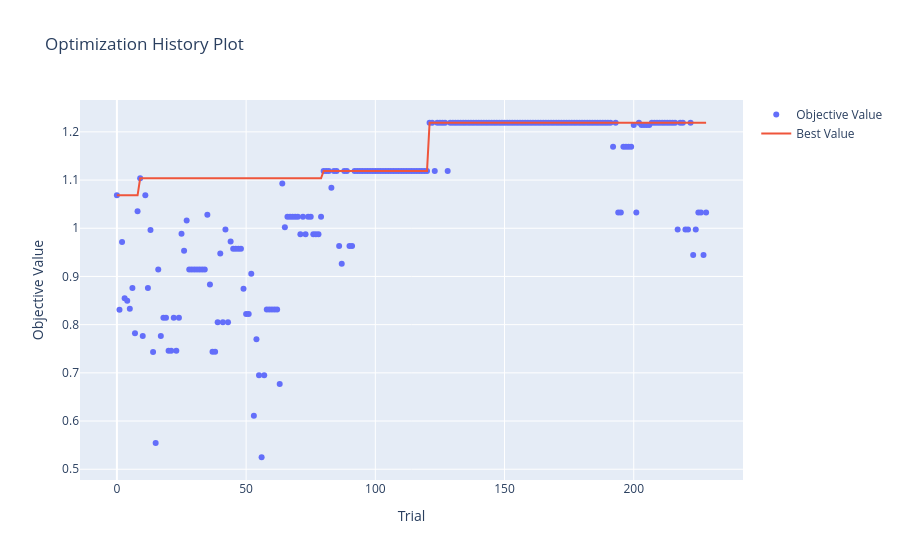

Notebook cell for this chart:
### Markdown cell above
**可视化**

### Code cell
optuna.visualization.plot_optimization_history(study).show()

### Figure 1 — Plotly figure (JSON) as saved in the notebook; plotly's stock layout.template omitted (floating-point values rounded to 4 significant figures; data arrays with more than 128 entries replaced by an {"elided": "..."} marker saying what was removed)
{"data": [{"mode": "markers", "name": "Objective Value", "type": "scatter", "x": {"elided": "229 int values"}, "y": {"elided": "229 float values"}}, {"mode": "lines", "name": "Best Value", "type": "scatter", "x": {"elided": "229 int values"}, "y": {"elided": "229 float values"}}, {"marker": {"color": "#cccccc"}, "mode": "markers", "name": "Infeasible Trial", "showlegend": false, "type": "scatter", "x": [], "y": []}], "layout": {"title": {"text": "Optimization History Plot"}, "xaxis": {"title": {"text": "Trial"}}, "yaxis": {"title": {"text": "Objective Value"}}}}
